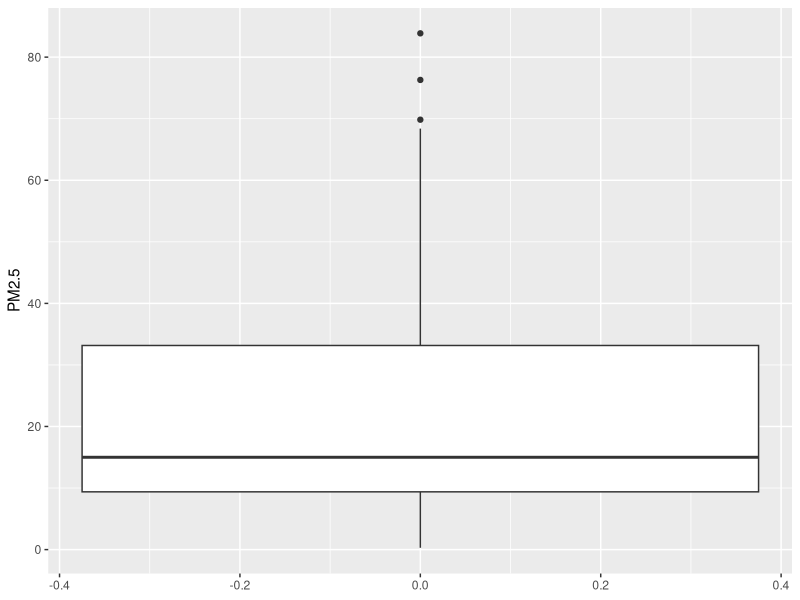
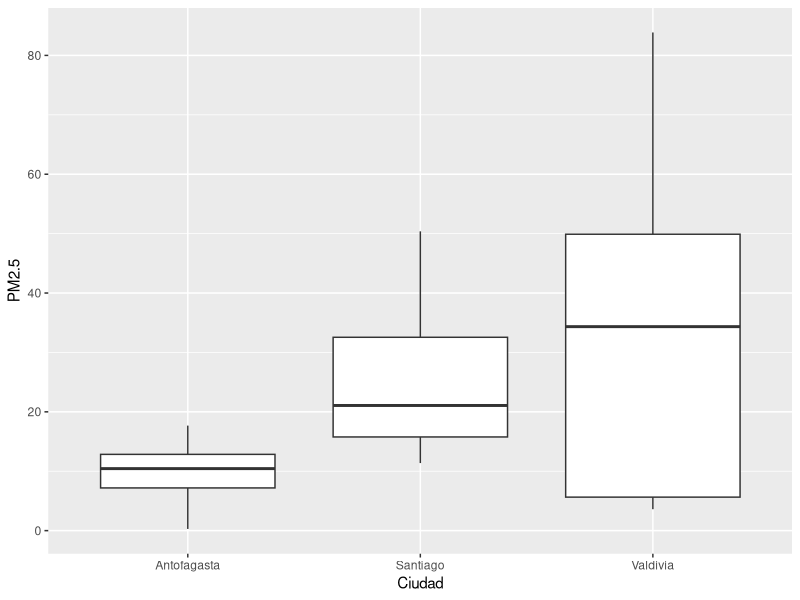
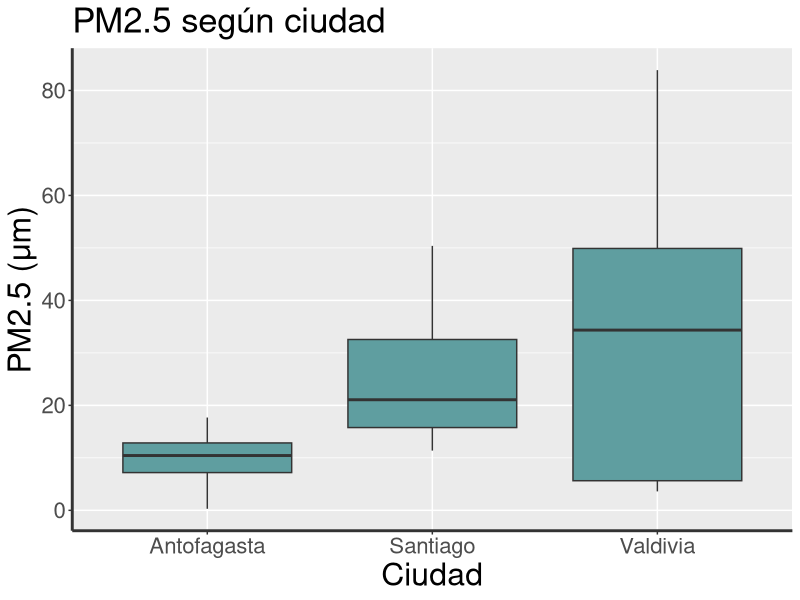
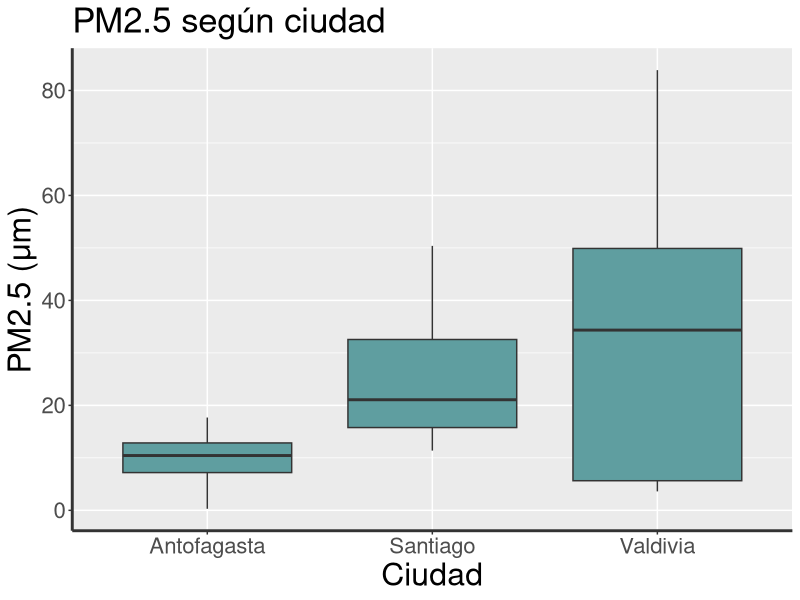
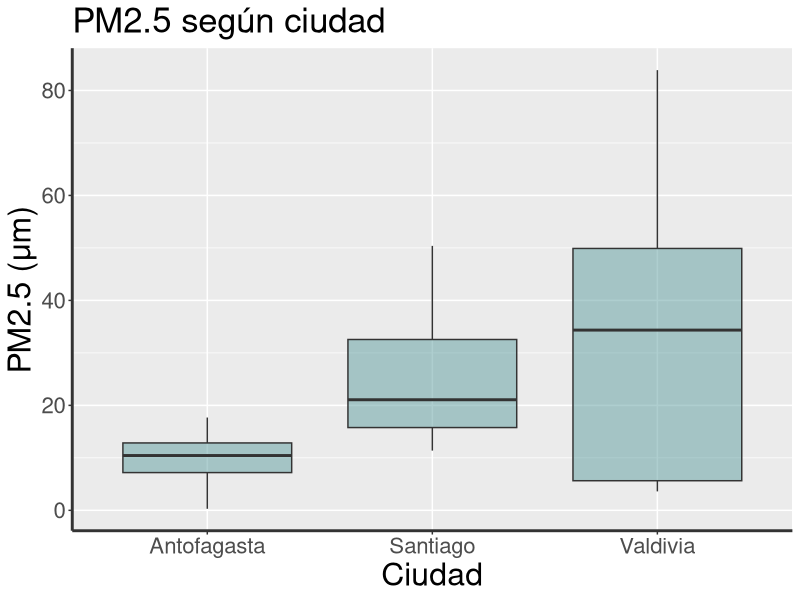
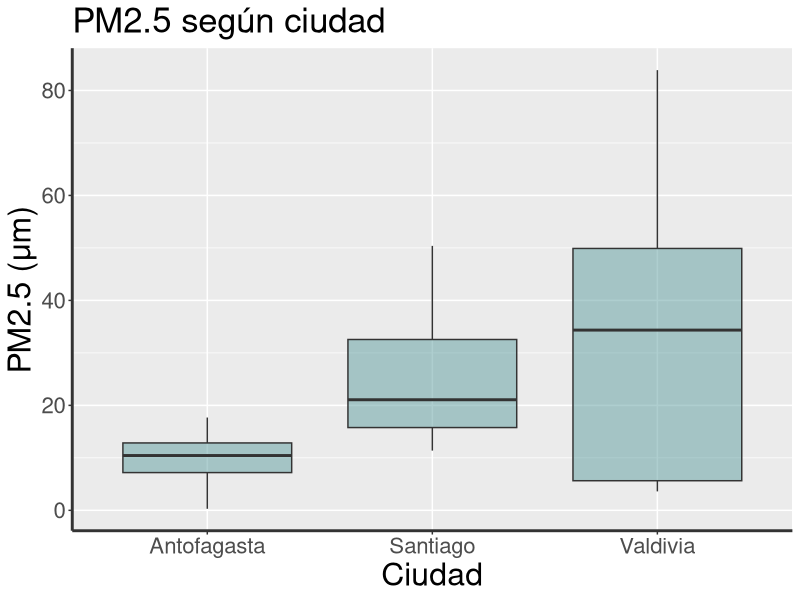

Here is the R script that generated these plots, in order:
## ---- chunk 1
knitr::opts_chunk$set(collapse = TRUE)
## ---- chunk 2
library(ggplot2)
## ---- chunk 3
library(readr)
MaterialParticulado <- read_delim("MaterialParticulado.txt", 
delim = "\t", escape_double = FALSE, 
col_types = cols(Year = col_factor(levels = c("2018", "2019", "2020", "2021")), Mes = col_factor(levels = c("1", "2", "3", "4", "5", "6", "7", "8", 
"9", "10", "11", "12"))), trim_ws = TRUE)
## ---- chunk 4
library(dplyr)

glimpse(MaterialParticulado)
## ---- chunk 5
ggplot(data=MaterialParticulado, mapping =aes(y=PM2.5))+
      geom_boxplot()
## ---- chunk 6
ggplot(data=MaterialParticulado, mapping =aes(x=Ciudad, y=PM2.5))+
      geom_boxplot()
## ---- chunk 7
ggplot(data=MaterialParticulado, mapping =aes(x=Ciudad, y=PM2.5))+
      geom_boxplot(fill="#5F9EA0")+
  labs(title="PM2.5 según ciudad",
       y="PM2.5 (μm)", x="Ciudad")+
  theme(axis.text =element_text(size=16),
        axis.title=element_text(size=23),
        plot.title=element_text(size=25),
        axis.line = element_line(color = "#333333",size = 1, linetype = "solid"))
## ---- chunk 8
ggplot(data=MaterialParticulado, mapping =aes(x=Ciudad, y=PM2.5))+
      geom_boxplot(fill="#5F9EA0")+
  labs(title="PM2.5 según ciudad",
       y="PM2.5 (μm)", x="Ciudad")+
  theme(axis.text =element_text(size=16),
        axis.title=element_text(size=23),
        plot.title=element_text(size=25),
        axis.line = element_line(color = "#333333",size = 1, linetype = "solid"))
## ---- chunk 9
ggplot(data=MaterialParticulado, mapping =aes(x=Ciudad, y=PM2.5))+
      geom_boxplot(fill="#5F9EA0", alpha=0.5)+
  labs(title="PM2.5 según ciudad",
       y="PM2.5 (μm)", x="Ciudad")+
  theme(axis.text =element_text(size=16),
        axis.title=element_text(size=23),
        plot.title=element_text(size=25),
        axis.line = element_line(color = "#333333",size = 1, linetype = "solid"))
## ---- chunk 10
ggplot(data=MaterialParticulado, mapping =aes(x=Ciudad, y=PM2.5))+
      geom_boxplot(fill="#5F9EA0", alpha =0.5)+
  labs(title="PM2.5 según ciudad",
       y="PM2.5 (μm)", x="Ciudad")+
  theme(axis.text =element_text(size=16),
        axis.title=element_text(size=23),
        plot.title=element_text(size=25),
        axis.line = element_line(color = "#333333",size = 1, linetype = "solid"))
